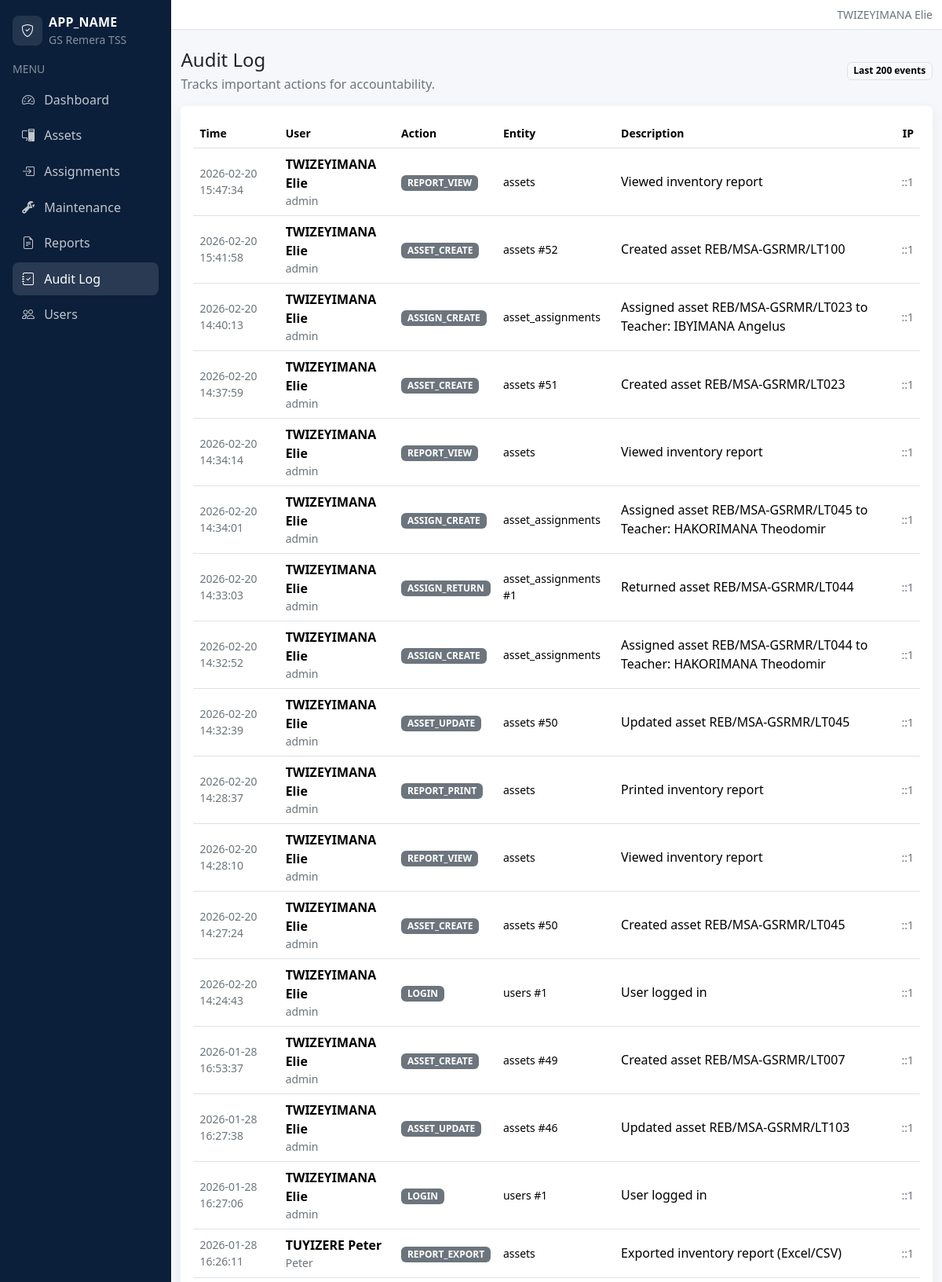
The app's page /admin/audit/index.php (signed in, upper part) with its own data.
### tables this page shows
CREATE TABLE `audit_logs` (
  `id` bigint(20) UNSIGNED NOT NULL,
  `user_id` int(10) UNSIGNED DEFAULT NULL,
  `action` varchar(50) NOT NULL,
  `entity` varchar(50) DEFAULT NULL,
  `entity_id` varchar(50) DEFAULT NULL,
  `description` varchar(255) DEFAULT NULL,
  `ip_address` varchar(45) DEFAULT NULL,
  `user_agent` varchar(255) DEFAULT NULL,
  `created_at` datetime NOT NULL DEFAULT CURRENT_TIMESTAMP
);

CREATE TABLE `users` (
  `id` int(10) UNSIGNED NOT NULL,
  `role_id` int(10) UNSIGNED NOT NULL,
  `username` varchar(50) NOT NULL,
  `full_name` varchar(120) NOT NULL,
  `email` varchar(120) DEFAULT NULL,
  `password_hash` varchar(255) NOT NULL,
  `is_active` tinyint(1) NOT NULL DEFAULT '1',
  `last_login_at` datetime DEFAULT NULL,
  `created_at` datetime NOT NULL DEFAULT CURRENT_TIMESTAMP,
  `updated_at` datetime DEFAULT NULL ON UPDATE CURRENT_TIMESTAMP
);

### admin/audit/index.php (the view, shortened to what this page needs)
<?php
require_once __DIR__ . '/../../includes/layout.php';
$pdo = db();
$logs = $pdo->query("
  SELECT a.*, u.username, u.full_name
  FROM audit_logs a
  LEFT JOIN users u ON u.id = a.user_id
  ORDER BY a.id DESC
  LIMIT 200
")->fetchAll();
?>
<div class="d-flex align-items-center justify-content-between flex-wrap gap-2 mb-3">
  <div>
    <h1 class="h4 mb-1">Audit Log</h1>
    <div class="text-secondary">Tracks important actions for accountability.</div>
  </div>
  <span class="badge text-bg-light border">Last 200 events</span>
</div>
<div class="card table-card">
  <div class="card-body">
    <div class="table-responsive">
      <table class="table align-middle">
        <thead>
          <tr class="text-secondary small">
            <th>Time</th>
            <th>User</th>
            <th>Action</th>
            <th>Entity</th>
            <th>Description</th>
            <th class="text-end">IP</th>
          </tr>
        </thead>
        <tbody>
          <?php foreach ($logs as $row): ?>
            <tr>
              <td class="small text-secondary"><?php echo htmlspecialchars($row['created_at']); ?></td>
              <td>
                <div class="fw-semibold"><?php echo htmlspecialchars($row['full_name'] ?: 'System'); ?></div>
                <div class="small text-secondary"><?php echo htmlspecialchars($row['username'] ?: '-'); ?></div>
              </td>
              <td><span class="badge text-bg-secondary"><?php echo htmlspecialchars($row['action']); ?></span></td>
              <td class="small">
                <?php echo htmlspecialchars(($row['entity'] ?: '-') . (($row['entity_id']) ? ' #' . $row['entity_id'] : '')); ?>
              </td>
              <td><?php echo htmlspecialchars($row['description'] ?: '-'); ?></td>
              <td class="text-end small text-secondary"><?php echo htmlspecialchars($row['ip_address'] ?: '-'); ?></td>
            </tr>
          <?php endforeach; ?>
        </tbody>
      </table>
    </div>
  </div>
</div>

### assets/css/app.css (style rules this page uses)
:root { --gs-primary:#0d6efd; --gs-sidebar:#0b1f3a; --gs-sidebar-muted:rgba(255,255,255,.75); }
body { background:#f5f7fb; }
.table-card { border:0; box-shadow:0 6px 18px rgba(16,24,40,.06); }

### records on screen
audit_logs: created_at "2026-02-20 15:47:34", user.full_name "TWIZEYIMANA Elie", user.username "admin", action "REPORT_VIEW", entity "assets", description "Viewed inventory report", ip_address "::1"
audit_logs: created_at "2026-02-20 15:41:58", user.full_name "TWIZEYIMANA Elie", user.username "admin", action "ASSET_CREATE", entity+entity "assets #52", description "Created asset REB/MSA-GSRMR/LT100", ip_address "::1"
audit_logs: created_at "2026-02-20 14:40:13", user.full_name "TWIZEYIMANA Elie", user.username "admin", action "ASSIGN_CREATE", entity "asset_assignments", description "Assigned asset REB/MSA-GSRMR/LT023 to Teacher: IBYIMANA Angelus", ip_address "::1"
audit_logs: created_at "2026-02-20 14:37:59", user.full_name "TWIZEYIMANA Elie", user.username "admin", action "ASSET_CREATE", entity+entity "assets #51", description "Created asset REB/MSA-GSRMR/LT023", ip_address "::1"
audit_logs: created_at "2026-02-20 14:34:14", user.full_name "TWIZEYIMANA Elie", user.username "admin", action "REPORT_VIEW", entity "assets", description "Viewed inventory report", ip_address "::1"
audit_logs: created_at "2026-02-20 14:34:01", user.full_name "TWIZEYIMANA Elie", user.username "admin", action "ASSIGN_CREATE", entity "asset_assignments", description "Assigned asset REB/MSA-GSRMR/LT045 to Teacher: HAKORIMANA Theodomir", ip_address "::1"
audit_logs: created_at "2026-02-20 14:33:03", user.full_name "TWIZEYIMANA Elie", user.username "admin", action "ASSIGN_RETURN", entity+entity "asset_assignments #1", description "Returned asset REB/MSA-GSRMR/LT044", ip_address "::1"
audit_logs: created_at "2026-02-20 14:32:52", user.full_name "TWIZEYIMANA Elie", user.username "admin", action "ASSIGN_CREATE", entity "asset_assignments", description "Assigned asset REB/MSA-GSRMR/LT044 to Teacher: HAKORIMANA Theodomir", ip_address "::1"
audit_logs: created_at "2026-02-20 14:32:39", user.full_name "TWIZEYIMANA Elie", user.username "admin", action "ASSET_UPDATE", entity+entity "assets #50", description "Updated asset REB/MSA-GSRMR/LT045", ip_address "::1"
audit_logs: created_at "2026-02-20 14:28:37", user.full_name "TWIZEYIMANA Elie", user.username "admin", action "REPORT_PRINT", entity "assets", description "Printed inventory report", ip_address "::1"
audit_logs: created_at "2026-02-20 14:28:10", user.full_name "TWIZEYIMANA Elie", user.username "admin", action "REPORT_VIEW", entity "assets", description "Viewed inventory report", ip_address "::1"
audit_logs: created_at "2026-02-20 14:27:24", user.full_name "TWIZEYIMANA Elie", user.username "admin", action "ASSET_CREATE", entity+entity "assets #50", description "Created asset REB/MSA-GSRMR/LT045", ip_address "::1"
audit_logs: created_at "2026-02-20 14:24:43", user.full_name "TWIZEYIMANA Elie", user.username "admin", action "LOGIN", entity+entity "users #1", description "User logged in", ip_address "::1"
audit_logs: created_at "2026-01-28 16:53:37", user.full_name "TWIZEYIMANA Elie", user.username "admin", action "ASSET_CREATE", entity+entity "assets #49", description "Created asset REB/MSA-GSRMR/LT007", ip_address "::1"
audit_logs: created_at "2026-01-28 16:27:38", user.full_name "TWIZEYIMANA Elie", user.username "admin", action "ASSET_UPDATE", entity+entity "assets #46", description "Updated asset REB/MSA-GSRMR/LT103", ip_address "::1"
audit_logs: created_at "2026-01-28 16:27:06", user.full_name "TWIZEYIMANA Elie", user.username "admin", action "LOGIN", entity+entity "users #1", description "User logged in", ip_address "::1"
audit_logs: created_at "2026-01-28 16:26:11", user.full_name "TUYIZERE Peter", user.username "Peter", action "REPORT_EXPORT", entity "assets", description "Exported inventory report (Excel/CSV)", ip_address "::1"

### other values on screen
$appTitle "APP_NAME"
$item['label'] "Dashboard"
$item['label'] "Assets"
$item['label'] "Assignments"
$item['label'] "Maintenance"
$item['label'] "Reports"
$item['label'] "Audit Log"
$item['label'] "Users"
$fullName ?: '' "TWIZEYIMANA Elie"
